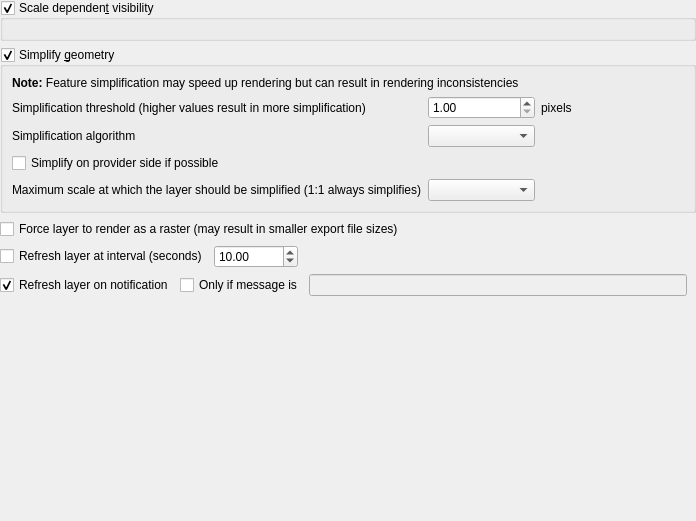
             <widget class="QWidget" name="scrollAreaWidgetContents_19">
              <property name="geometry">
               <rect>
                <x>0</x>
                <y>0</y>
                <width>696</width>
                <height>521</height>
               </rect>
              </property>
              <layout class="QVBoxLayout" name="verticalLayout_32">
               <property name="leftMargin">
                <number>0</number>
               </property>
               <property name="topMargin">
                <number>0</number>
               </property>
               <property name="rightMargin">
                <number>0</number>
               </property>
               <property name="bottomMargin">
                <number>0</number>
               </property>
               <item>
                <widget class="QgsCollapsibleGroupBox" name="mScaleVisibilityGroupBox">
                 <property name="title">
                  <string>Scale dependen&amp;t visibility</string>
                 </property>
                 <property name="checkable">
                  <bool>true</bool>
                 </property>
                 <layout class="QGridLayout" name="gridLayout_6">
                  <item row="0" column="0">
                   <widget class="QgsScaleRangeWidget" name="mScaleRangeWidget" native="true">
                    <property name="focusPolicy">
                     <enum>Qt::StrongFocus</enum>
                    </property>
                   </widget>
                  </item>
                 </layout>
                </widget>
               </item>
               <item>
                <widget class="QGroupBox" name="mSimplifyDrawingGroupBox">
                 <property name="title">
                  <string>Simplify &amp;geometry</string>
                 </property>
                 <property name="checkable">
                  <bool>true</bool>
                 </property>
                 <layout class="QGridLayout" name="_12">
                  <item row="0" column="1" colspan="4">
                   <widget class="QLabel" name="label_59">
                    <property name="text">
                     <string>&lt;b&gt;Note:&lt;/b&gt; Feature simplification may speed up rendering but can result in rendering inconsistencies</string>
                    </property>
                   </widget>
                  </item>
                  <item row="1" column="1">
                   <widget class="QLabel" name="label_56">
                    <property name="text">
                     <string>Simplification threshold (higher values result in more simplification)</string>
                    </property>
                    <property name="margin">
                     <number>2</number>
                    </property>
                   </widget>
                  </item>
                  <item row="1" column="2">
                   <widget class="QDoubleSpinBox" name="mSimplifyDrawingSpinBox">
                    <property name="toolTip">
                     <string>Higher values result in more simplification</string>
                    </property>
                    <property name="decimals">
                     <number>2</number>
                    </property>
                    <property name="minimum">
                     <double>1.000000000000000</double>
                    </property>
                    <property name="maximum">
                     <double>30.000000000000000</double>
                    </property>
                    <property name="singleStep">
                     <double>0.200000000000000</double>
                    </property>
                    <property name="value">
                     <double>1.000000000000000</double>
                    </property>
                   </widget>
                  </item>
                  <item row="1" column="3">
                   <widget class="QLabel" name="mSimplifyDrawingPx">
                    <property name="text">
                     <string>pixels</string>
                    </property>
                    <property name="margin">
                     <number>2</number>
                    </property>
                   </widget>
                  </item>
                  <item row="1" column="4">
                   <spacer name="horizontalSpacer_40">
                    <property name="orientation">
                     <enum>Qt::Horizontal</enum>
                    </property>
                    <property name="sizeHint" stdset="0">
                     <size>
                      <width>20</width>
                      <height>20</height>
                     </size>
                    </property>
                   </spacer>
                  </item>
                  <item row="2" column="1">
                   <widget class="QLabel" name="mSimplifyAlgorithmLabel">
                    <property name="toolTip">
                     <string>This algorithm only is applied to simplify on local side</string>
                    </property>
                    <property name="text">
                     <string>Simplification algorithm</string>
                    </property>
                    <property name="margin">
                     <number>2</number>
                    </property>
                   </widget>
                  </item>
                  <item row="2" column="2">
                   <widget class="QComboBox" name="mSimplifyAlgorithmComboBox"/>
                  </item>
                  <item row="3" column="1" colspan="4">
                   <widget class="QCheckBox" name="mSimplifyDrawingAtProvider">
                    <property name="text">
                     <string>Simplify on provider side if possible</string>
                    </property>
                   </widget>
                  </item>
                  <item row="4" column="1">
                   <widget class="QLabel" name="mSimplifyMaxScaleLabel">
                    <property name="text">
                     <string>Maximum scale at which the layer should be simplified (1:1 always simplifies)</string>
                    </property>
                    <property name="margin">
                     <number>2</number>
                    </property>
                   </widget>
                  </item>
                  <item row="4" column="2">
                   <widget class="QgsScaleComboBox" name="mSimplifyMaximumScaleComboBox">
                    <property name="sizePolicy">
                     <sizepolicy hsizetype="Expanding" vsizetype="Fixed">
                      <horstretch>0</horstretch>
                      <verstretch>0</verstretch>
                     </sizepolicy>
                    </property>
                   </widget>
                  </item>
                 </layout>
                </widget>
               </item>
               <item>
                <widget class="QCheckBox" name="mForceRasterCheckBox">
                 <property name="text">
                  <string>Force layer to render as a raster (may result in smaller export file sizes)</string>
                 </property>
                </widget>
               </item>
               <item>
                <layout class="QHBoxLayout" name="horizontalLayout_3">
                 <item>
                  <widget class="QCheckBox" name="mRefreshLayerCheckBox">
                   <property name="text">
                    <string>Refresh layer at interval (seconds)</string>
                   </property>
                  </widget>
                 </item>
                 <item>
                  <widget class="QDoubleSpinBox" name="mRefreshLayerIntervalSpinBox">
                   <property name="toolTip">
                    <string>Higher values result in more simplification</string>
                   </property>
                   <property name="decimals">
                    <number>2</number>
                   </property>
                   <property name="minimum">
                    <double>0.000000000000000</double>
                   </property>
                   <property name="maximum">
                    <double>100000000000000000000.000000000000000</double>
                   </property>
                   <property name="singleStep">
                    <double>5.000000000000000</double>
                   </property>
                   <property name="value">
                    <double>10.000000000000000</double>
                   </property>
                  </widget>
                 </item>
                 <item>
                  <spacer name="horizontalSpacer_4">
                   <property name="orientation">
                    <enum>Qt::Horizontal</enum>
                   </property>
                   <property name="sizeHint" stdset="0">
                    <size>
                     <width>40</width>
                     <height>20</height>
                    </size>
                   </property>
                  </spacer>
                 </item>
                </layout>
               </item>
               <item>
                <layout class="QHBoxLayout" name="horizontalLayout_14">
                 <item>
                  <widget class="QCheckBox" name="mRefreshLayerNotificationCheckBox">
                   <property name="toolTip">
                    <string>&lt;html&gt;&lt;head/&gt;&lt;body&gt;&lt;p&gt;Some data providers can notify QGIS (e.g. PostgreSQL) with a message. If this is the case for this layer's data provider, notification will refresh the layer. &lt;/p&gt;&lt;/body&gt;&lt;/html&gt;</string>
                   </property>
                   <property name="text">
                    <string>Refresh layer on notification</string>
                   </property>
                   <property name="checked">
                    <bool>true</bool>
                   </property>
                  </widget>
                 </item>
                 <item>
                  <widget class="QFrame" name="mNotificationFrame">
                   <property name="enabled">
                    <bool>true</bool>
                   </property>
                   <property name="frameShape">
                    <enum>QFrame::NoFrame</enum>
                   </property>
                   <property name="frameShadow">
                    <enum>QFrame::Plain</enum>
                   </property>
                   <layout class="QHBoxLayout" name="horizontalLayout_1">
                    <property name="leftMargin">
                     <number>0</number>
                    </property>
                    <property name="topMargin">
                     <number>0</number>
                    </property>
                    <property name="bottomMargin">
                     <number>0</number>
                    </property>
                    <item>
                     <widget class="QCheckBox" name="mNotificationMessageCheckBox">
                      <property name="enabled">
                       <bool>true</bool>
                      </property>
                      <property name="toolTip">
                       <string>&lt;html&gt;&lt;head/&gt;&lt;body&gt;&lt;p&gt;Check if only a specific message must refresh the layer (i.e. not all data source notifications)&lt;/p&gt;&lt;/body&gt;&lt;/html&gt;</string>
                      </property>
                      <property name="text">
                       <string>Only if message is</string>
                      </property>
                     </widget>
                    </item>
                    <item>
                     <widget class="QLineEdit" name="mNotifyMessagValueLineEdit">
                      <property name="enabled">
                       <bool>false</bool>
                      </property>
                      <property name="toolTip">
                       <string>&lt;html&gt;&lt;head/&gt;&lt;body&gt;&lt;p&gt;Notification message that will refresh the layer.&lt;/p&gt;&lt;/body&gt;&lt;/html&gt;</string>
                      </property>
                     </widget>
                    </item>
                   </layout>
                  </widget>
                 </item>
                </layout>
               </item>
               <item>
                <spacer name="verticalSpacer_2">
                 <property name="orientation">
                  <enum>Qt::Vertical</enum>
                 </property>
                 <property name="sizeHint" stdset="0">
                  <size>
                   <width>20</width>
                   <height>40</height>
                  </size>
                 </property>
                </spacer>
               </item>
              </layout>
             </widget>
